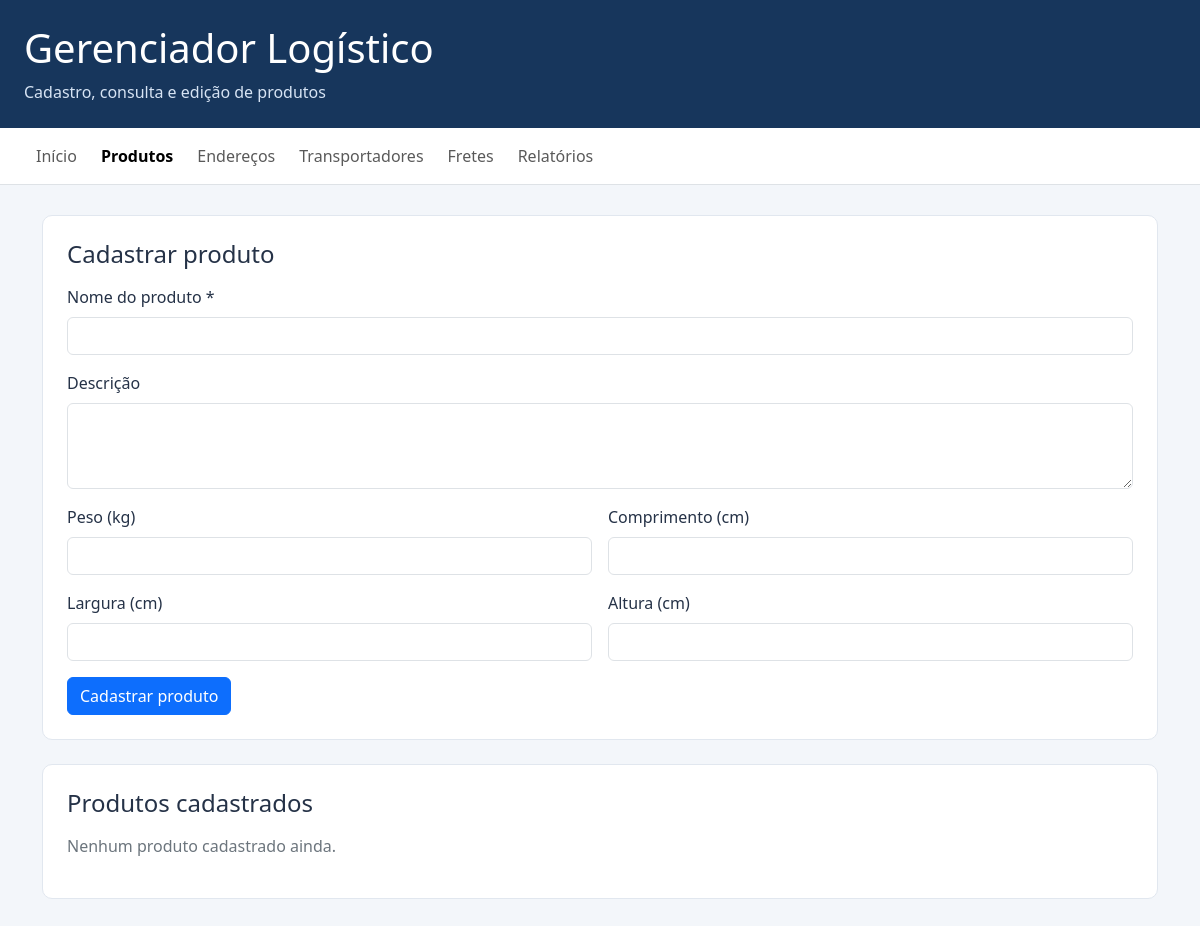
Before: /produtos.php with the older database file.
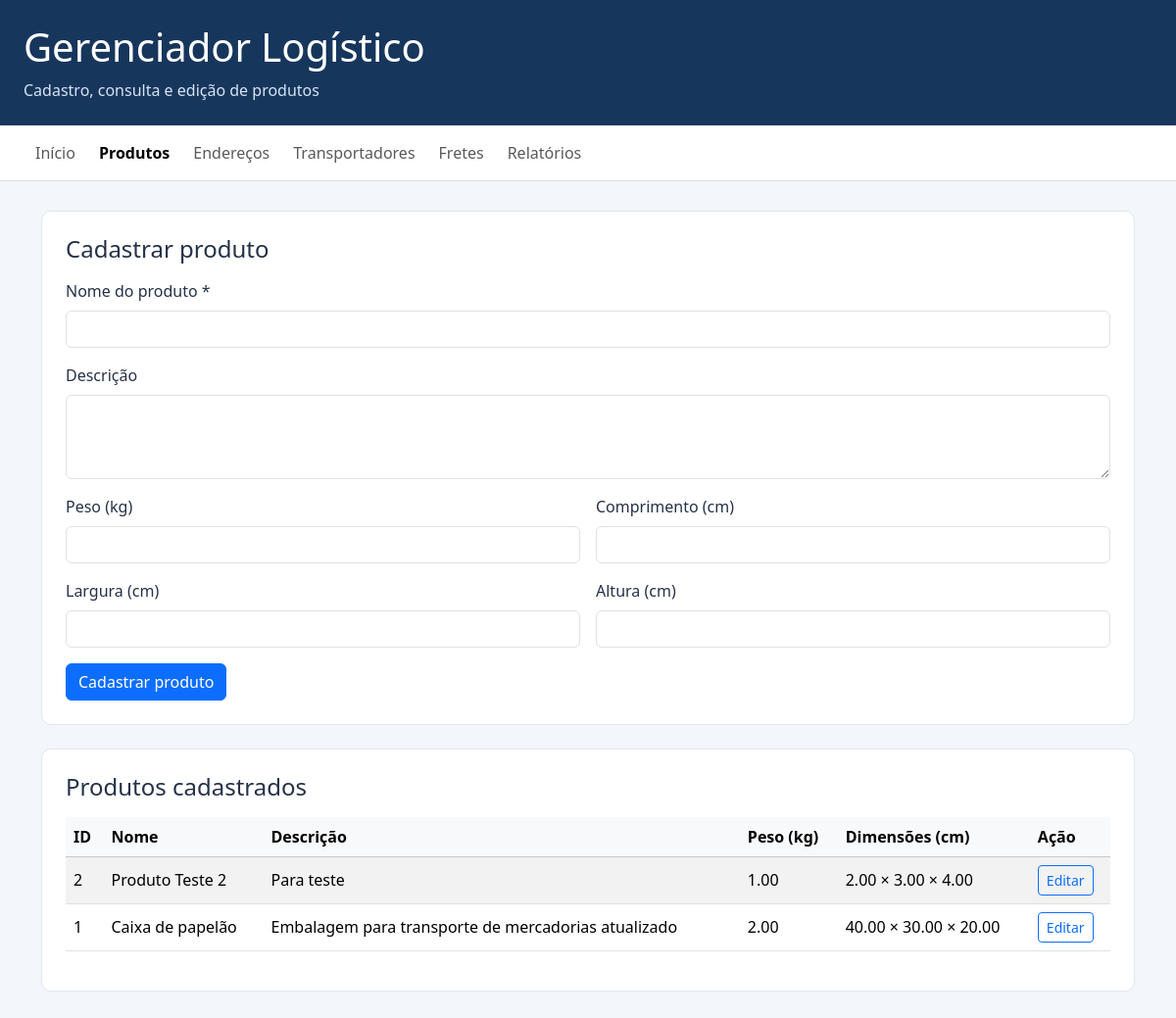
After: the same page with the newer database file.
### tables this page shows
CREATE TABLE `produtos` (
  `id` int(11) NOT NULL,
  `nome` varchar(150) NOT NULL,
  `descricao` text DEFAULT NULL,
  `peso` decimal(10,2) DEFAULT NULL,
  `comprimento` decimal(10,2) DEFAULT NULL,
  `largura` decimal(10,2) DEFAULT NULL,
  `altura` decimal(10,2) DEFAULT NULL,
  `criado_em` timestamp NULL DEFAULT current_timestamp()
);

### produtos.php (the view, shortened to what the changed rows need)
<?php
require_once "conexao.php";
$produtoEditar = null;
function escaparProduto($valor) {
    return htmlspecialchars((string) ($valor ?? ""), ENT_QUOTES, "UTF-8");
}
$produtos = $conexao->query(
    "SELECT * FROM produtos ORDER BY id DESC"
)->fetchAll(PDO::FETCH_ASSOC);
?>
<!DOCTYPE html>
<html lang="pt-BR">
<head>
<link href="https://cdn.jsdelivr.net/npm/bootstrap@5.3.3/dist/css/bootstrap.min.css" rel="stylesheet">
</head>
<body>
<header class="cabecalho">
    <h1>Gerenciador Logístico</h1>
</header>
<main class="container">
    <section class="painel">
        <h2 class="h4 mb-3">
            <?= $produtoEditar ? "Editar produto" : "Cadastrar produto" ?>
        </h2>
    </section>
    <section class="painel">
        <h2 class="h4 mb-3">Produtos cadastrados</h2>
        <?php if (count($produtos) === 0): ?>
            <p class="text-secondary">Nenhum produto cadastrado ainda.</p>
        <?php else: ?>
            <div class="table-responsive">
                <table class="table table-striped table-hover align-middle">
                    <thead class="table-light">
                        <tr>
                            <th>ID</th>
                            <th>Nome</th>
                            <th>Descrição</th>
                            <th>Peso (kg)</th>
                            <th>Dimensões (cm)</th>
                            <th>Ação</th>
                        </tr>
                    </thead>
                    <tbody>
                    <?php foreach ($produtos as $produto): ?>
                        <tr>
                            <td><?= (int) $produto["id"] ?></td>
                            <td><?= escaparProduto($produto["nome"]) ?></td>
                            <td><?= escaparProduto($produto["descricao"]) ?></td>
                            <td><?= escaparProduto($produto["peso"]) ?></td>
                            <td>
                                <?= escaparProduto($produto["comprimento"]) ?> ×
                                <?= escaparProduto($produto["largura"]) ?> ×
                                <?= escaparProduto($produto["altura"]) ?>
                            </td>
                            <td>
                                <a class="btn btn-sm btn-outline-primary" href="produtos.php?editar=<?= (int) $produto["id"] ?>">Editar</a>
                            </td>
                        </tr>
                    <?php endforeach; ?>
                    </tbody>
                </table>
            </div>
        <?php endif; ?>
    </section>
</main>
</body>
</html>

Changed rows visible on the page:
added produtos: id "2", nome "Produto Teste 2", descricao "Para teste", peso "1.00", comprimento "2.00", largura "3.00", altura "4.00"
added produtos: id "1", nome "Caixa de papelão", descricao "Embalagem para transporte de mercadorias atualizado", peso "2.00", comprimento "40.00", largura "30.00", altura "20.00"
Other visible differences:
text no longer shown: "Nenhum produto cadastrado ainda."
text now shown: "ID Nome Descrição Peso (kg) Dimensões (cm) Ação"
